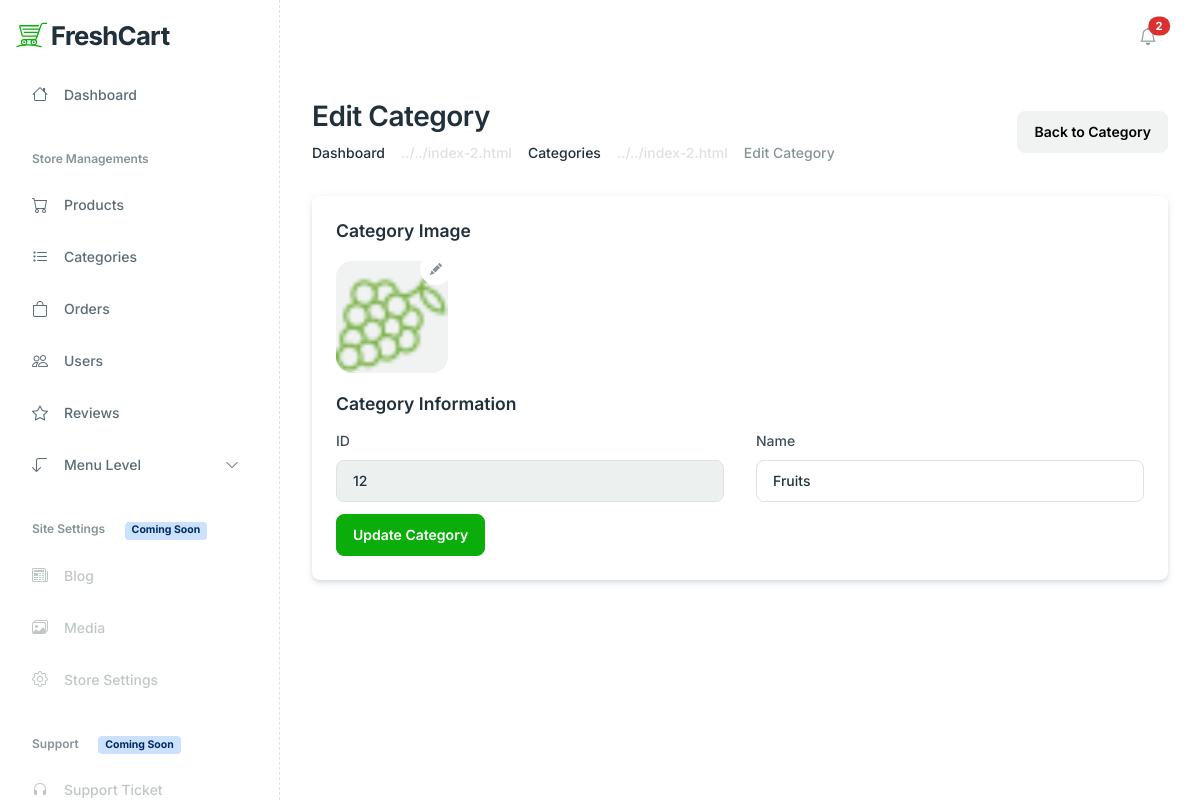
The app's page /admin/index.php?act=edit_category&id=12 with its own data.
### tables this page shows
CREATE TABLE `category` (
  `id` int(11) NOT NULL,
  `name` varchar(255) NOT NULL,
  `img` varchar(255) NOT NULL
);

### model/pdo.php (called while the page is built, shortened)
<?php
function pdo_get_connection(){
    $servername = "localhost";
    $username = "root";
    $password = "";
    try {
        $conn = new PDO("mysql:host=$servername;dbname=freshcart", $username, $password);
        $conn->setAttribute(PDO::ATTR_ERRMODE, PDO::ERRMODE_EXCEPTION);
        return $conn;
    } catch(PDOException $e) {
        echo "Connection failed: " . $e->getMessage();
    }
}
function pdo_query_one($sql){
    $sql_args=array_slice(func_get_args(),1);
    try{
        $conn=pdo_get_connection();
        $stmt=$conn->prepare($sql);
        $stmt->execute($sql_args);
        $row=$stmt->fetch(PDO::FETCH_ASSOC);
        return $row;
    }
    catch(PDOException $e){
        throw $e;
    }
    finally{
        unset($conn);
    }
}
?>

### model/category.php (called while the page is built, shortened)
<?php
    function loadone_category($id){
        $sql="SELECT * FROM category WHERE id=".$id;
        $category = pdo_query_one($sql);
        return $category;
    }
?>

### admin/category/edit.php (the view, shortened to what this page needs)
<div class="main-wrapper">
    <?php include 'box_left.php';
        if(is_array($category)) {
            extract($category);
        }
    ?>
    <main class="main-content-wrapper">
        <div class="container">
            <div class="row mb-8">
                <div class="col-md-12">
                    <div class="d-md-flex justify-content-between align-items-center">
                        <div>
                            <h2>Edit Category</h2>
                            <nav aria-label="breadcrumb">
                                <ol class="breadcrumb mb-0">
                                    <li class="breadcrumb-item"><a href="#" class="text-inherit">Dashboard</a></li>
                                    <li class="breadcrumb-item"><a href="#" class="text-inherit">Categories</a></li>
                                    <li class="breadcrumb-item active" aria-current="page">Edit Category</li>
                                </ol>
                            </nav>
                        </div>
                        <div>
                            <a href="index.php?act=list_category" class="btn btn-light">Back to Category</a>
                        </div>
                    </div>
                </div>
            </div>
            <form action="index.php?act=update_category" method="POST" class="row" enctype="multipart/form-data">
                <div class="col-lg-12 col-12">
                    <div class="card mb-6 shadow border-0">
                        <div class="card-body p-6">
                            <h4 class="mb-5 h5">Category Image</h4>
                            <div class="mb-4 d-flex">
                                <div class="position-relative">
                                    <img class="image icon-shape icon-xxxl bg-light rounded-4" src="../upload/<?= $img ?>" alt="Image" />
                                    <div class="file-upload position-absolute end-0 top-0 mt-n2 me-n1">
                                        <span class="icon-shape icon-sm rounded-circle bg-white">
                                        </span>
                                    </div>
                                </div>
                            </div>
                            <h4 class="mb-4 h5 mt-5">Category Information</h4>
                            <div class="row">
                                <div class="mb-3 col-lg-6">
                                    <label class="form-label">ID</label>
                                    <input type="text" class="form-control" value="<?= $id ?>" required disabled/>
                                </div>
                                <div class="mb-3 col-lg-6">
                                    <label class="form-label">Name</label>
                                    <input type="text" name="name" class="form-control" value="<?= $name ?>" required />
                                </div>
                                <div class="col-lg-12">
                                    <button type="submit" name="submit" class="btn btn-primary">Update Category</button>
                                </div>
                            </div>
                        </div>
                    </div>
                </div>
            </form>
        </div>
    </main>

### records on screen
category: img (picture), id "12", name "Fruits"
